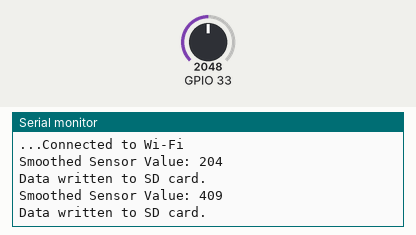
Recording of a sketch running on a simulated ESP32. On the bench: the last lines printed to the serial monitor. The test bench sets the inputs (shaded band); at power-on: GPIO 33 = 2048. WiFi joins after 1.5 s; servers stay silent unless stated; storage starts empty.

Above: at 2.7 s.
2.8 s: GPIO 33 set to 2866
At 4.1 s:
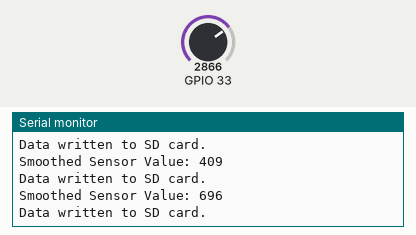
4.3 s: GPIO 33 set to 3603
At 11.1 s:
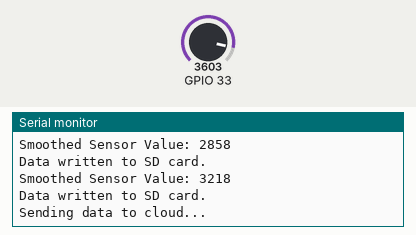
Timing chart, 0 to 11.8 s (numbered marks = the images above; inputs shaded):
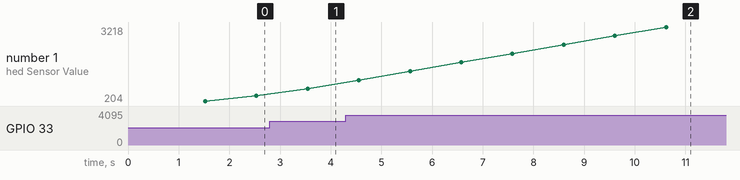

The sketch:

sketch.ino
```cpp
#include <WiFi.h>
#include <SD.h>
#include <SPI.h>

// WiFi credentials
const char* ssid = "Wokwi-GUEST";
const char* password = "";

// SD card configuration
const int chipSelect = 5;
File dataFile;

// Filter settings
#define NUM_SAMPLES 10
int readings[NUM_SAMPLES]; // Array to store readings for averaging
int readIndex = 0;         // Index of current reading
int total = 0;             // Total of all readings
int average = 0;           // Moving average value

// Time settings
unsigned long lastSendTime = 0;
const unsigned long sendInterval = 10000;  // Send data every 10 seconds

void setup() {
  Serial.begin(115200);

  // Initialize the SD card
  if (!SD.begin(chipSelect)) {
    Serial.println("SD card initialization failed!");
    return;
  }
  Serial.println("SD card initialized.");

  // Initialize WiFi
  WiFi.begin(ssid, password);
  while (WiFi.status() != WL_CONNECTED) {
    delay(500);
    Serial.print(".");
  }
  Serial.println("\n...Connected to Wi-Fi");

  // Initialize filter array
  for (int i = 0; i < NUM_SAMPLES; i++) {
    readings[i] = 0;
  }
}

void loop() {
  // Read the potentiometer value (or sensor value)
  int sensorValue = analogRead(33);

  // Subtract the last reading from the total
  total = total - readings[readIndex];

  // Store the new reading in the array
  readings[readIndex] = sensorValue;

  // Add the new reading to the total
  total = total + readings[readIndex];

  // Advance to the next position in the array
  readIndex = readIndex + 1;

  // Wrap around to the beginning of the array if necessary
  if (readIndex >= NUM_SAMPLES) {
    readIndex = 0;
  }

  // Calculate the moving average
  average = total / NUM_SAMPLES;

  // Print the smoothed value
  Serial.print("Smoothed Sensor Value: ");
  Serial.println(average);

  // Save data to SD card
  dataFile = SD.open("/data.txt", FILE_WRITE);
  if (dataFile) {
    dataFile.print("Smoothed Value: ");
    dataFile.println(average);
    dataFile.close();
    Serial.println("Data written to SD card.");
  } else {
    Serial.println("Error opening file on SD card.");
  }

  // Check if it's time to send data
  if (millis() - lastSendTime >= sendInterval) {
    // Send data to cloud
    sendDataToCloud();

    // Clear SD card data after sending
    if (SD.remove("/data.txt")) {
      Serial.println("Data sent and cleared from SD card.");
    } else {
      Serial.println("Failed to clear SD card data.");
    }

    // Update the last send time
    lastSendTime = millis();
  }

  delay(1000);  // Adjust the delay as needed
}

void sendDataToCloud() {
  if (WiFi.status() == WL_CONNECTED) {
    // Simulate sending data to the cloud
    Serial.println("Sending data to cloud...");

    // Simulate a delay for sending data
    delay(2000);

    Serial.println("Data sent successfully.");
  } else {
    Serial.println("WiFi not connected. Cannot send data.");
  }
}
```

Measured:
- after the input at 2.8 s, the serial monitor: prints a new line after 0.74 s (image 1)
- after the input at 4.3 s, the serial monitor: prints a new line after 0.25 s (image 2)
- plotted number 1: 409 → 696 after the input at 2.8 s, 696 → 3218 after the input at 4.3 s
